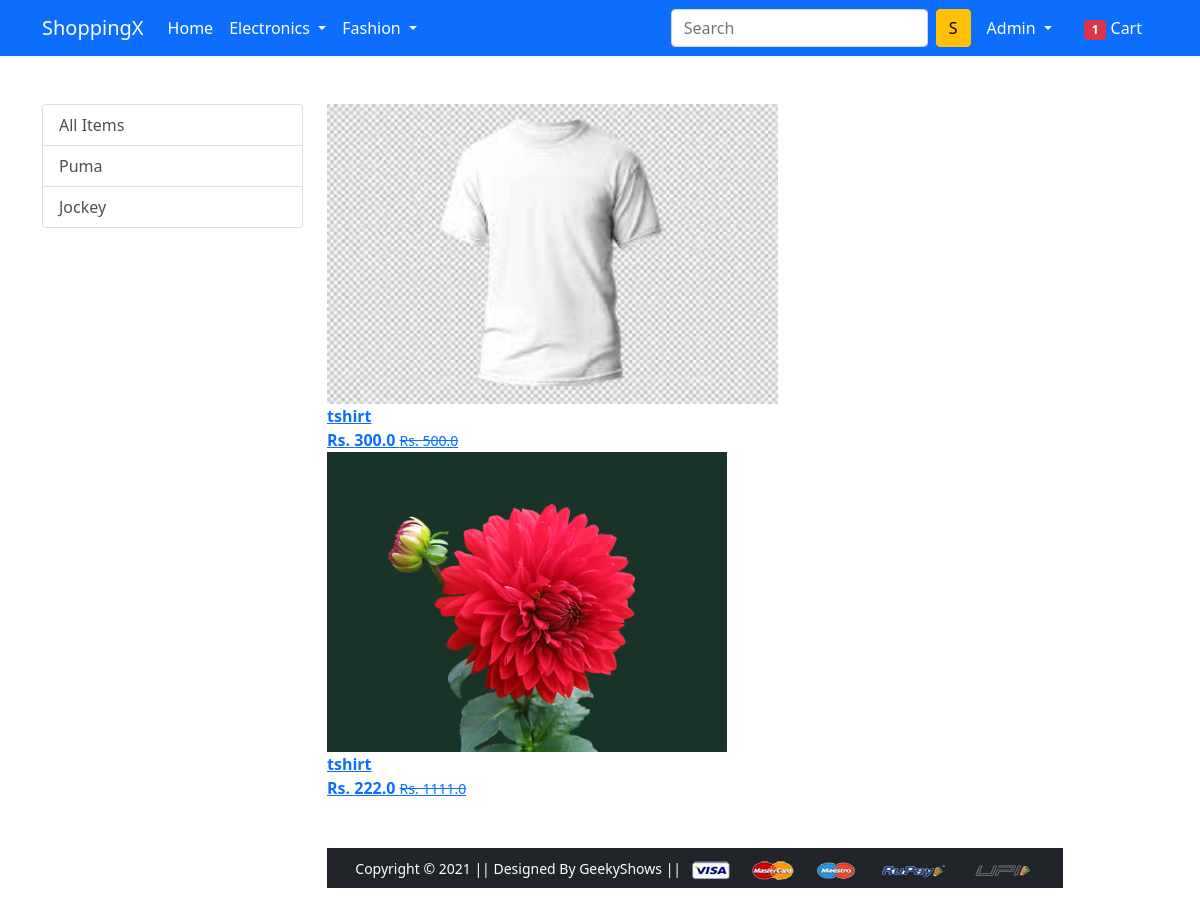
Screenshot of /topweardata/Puma (signed in) with the database file from the repository.
### app/models.py (models this page shows, shortened)
class Product(models.Model):
    title = models.CharField(max_length=50)
    description = models.CharField(max_length=200)
    selling_price = models.FloatField()
    discounted_price = models.FloatField()
    brand = models.CharField(max_length=100)
    category = models.CharField(choices = CATEGORY_CHOICES,max_length=2)
    product_image = models.ImageField(upload_to='producting')

### app/views.py (the view)
# urls.py: path('topweardata/<slug:data>', views.top_wear_View.as_view(), name='topweardata'),
@method_decorator(login_required, name='dispatch')
class top_wear_View(View):
    def get(self, request, data=None):
        totalitem = 0
        if request.user.is_authenticated:
            totalitem = len(Cart.objects.filter(user=request.user))
        if data == None:
            product_topwear = Product.objects.filter(category='TW')
        elif data == 'Jockey' or data == 'Puma':
            product_topwear = Product.objects.filter(
                category='TW').filter(brand=data)
        return render(request, 'app/topwear.html', {'product_topwear': product_topwear,'totalitem':totalitem})

### app/templates/app/topwear.html (shortened to what this page needs)
{% extends 'app/base.html' %}
{% load static %}
{% block main-content %}
<div class="container my-5">
    <div class="row">
        <div class="col-sm-3">
            <div class="list-group">
                <a href="{% url 'topwear' %}" class="list-group-item list-group-item-action" aria-current="true">
                    All Items
                </a>
                <a href="{% url 'topweardata' 'Puma' %}" class="list-group-item list-group-item-action"
                    aria-current="true">Puma</a>
                <a href="{% url 'topweardata' 'Jockey' %}" class="list-group-item list-group-item-action"
                    aria-current="true">Jockey</a>
            </div>
        </div>
        <div class='col-sm-8'>
            <div class="'row">
                {% for product in product_topwear %}
                <div class="'col-sm-4 text mb-4">
                    <a href="{% url 'product-detail' product.id}" class="'btn">
                        <div class="'item">
                            <img src='{{product.product_image.url}}' alt="" height="300"  class="">
                            <div class="fw-bold">{{product.title}}</div>
                            <div class="fw-bold">Rs. {{product.discounted_price}}
                                <small class="fw-light text-decoration-line-through">Rs.
                                    {{product.selling_price}}</small>
                            </div>
                    </a>
                </div>
            </div>
        </div>
    </div>
    {% endblock main-content %}

### app/templates/app/base.html (shortened to what this page needs)
<!doctype html>
{% load static %}
<html lang="en">
  <head>
    <link href="https://cdn.jsdelivr.net/npm/bootstrap@5.0.0-beta1/dist/css/bootstrap.min.css" rel="stylesheet">
    <link rel="stylesheet" href="{% static 'app/css/owl.carousel.min.css' %}">
    <link rel="stylesheet" href="{% static 'app/css/all.min.css' %}">
    <link rel="stylesheet" href="{% static 'app/css/style.css' %}">
  </head>
  <body>
    <nav class="navbar navbar-expand-lg navbar-dark bg-primary">
     <div class="container">
       <a class="navbar-brand" href="/">ShoppingX</a>
       <div class="collapse navbar-collapse" id="navbarSupportedContent">
         <ul class="navbar-nav me-auto mb-2 mb-lg-0">
           <li class="nav-item">
             <a class="nav-link active" aria-current="page" href="/">Home</a>
           </li>
           <li class="nav-item dropdown">
             <a class="nav-link dropdown-toggle text-white" href="#" id="electronicsDropdown" role="button" data-bs-toggle="dropdown" aria-expanded="false">
               Electronics
             </a>
           </li>
           <li class="nav-item dropdown">
             <a class="nav-link dropdown-toggle text-white" href="#" id="fashionDropdown" role="button" data-bs-toggle="dropdown" aria-expanded="false">
               Fashion
             </a>
           </li>
         </ul>
         <form class="d-flex">
           <input class="form-control me-2" type="search" placeholder="Search" aria-label="Search">
           <button class="btn btn-warning" type="submit">S</button>
         </form>
         <div>
          <ul class="navbar-nav me-auto mb-2 mb-lg-0">
            {% if request.user.is_authenticated %}
           <li class="nav-item dropdown mx-2">
              <a class="nav-link dropdown-toggle text-white" href="#" id="profileDropdown" role="button" data-bs-toggle="dropdown" aria-expanded="false">
                {{user|capfirst}}
              </a>
            </li>
            <li class="nav-item mx-2">
             <a href="{% url 'cart' %}" class="nav-link text-white"><span class="badge bg-danger">{{totalitem}}</span> Cart </a>
            </li>
            {% endif %}
          </ul>
         </div>
       </div>
     </div>
    </nav>
    {% block main-content %} {% endblock main-content %}
    <footer class="container-fluid bg-dark text-center p-2 mt-5">
        <small class="text-white">Copyright &copy; 2021 || Designed By GeekyShows || </small>
        <img src="{% static 'app/images/payment.png' %}" alt="" srcset="" class="img-fluid" height="2px">
    </footer>
  </body>
</html>

### rows the page displays
Product: product_image (picture), title "tshirt", discounted_price "300.0", selling_price "500.0"
Product: product_image (picture), title "tshirt", discounted_price "222.0", selling_price "1111.0"

### other values shown
{{ user|capfirst }} "Admin"
{{ totalitem }} "1"
